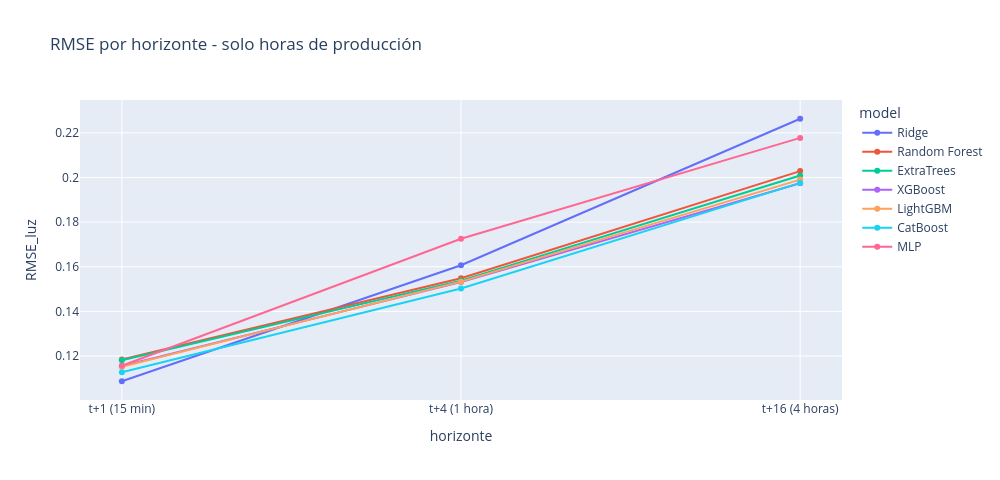
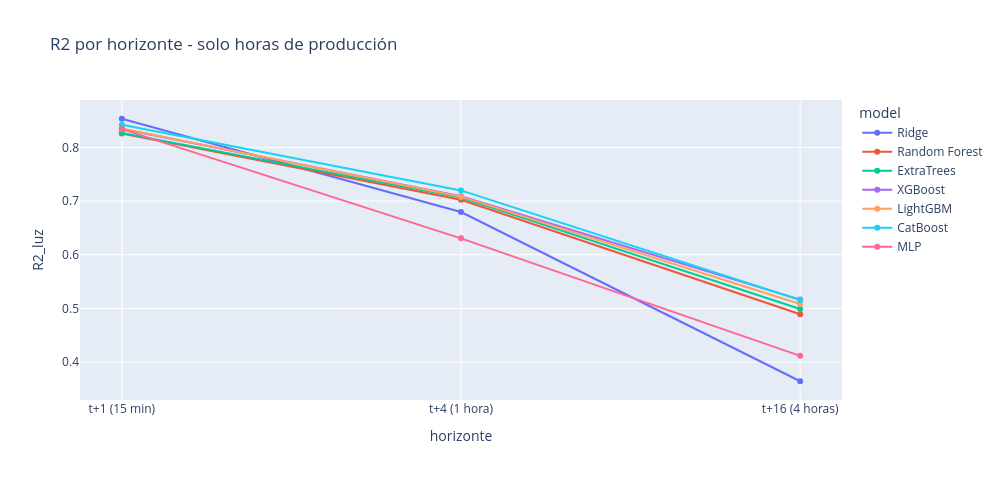
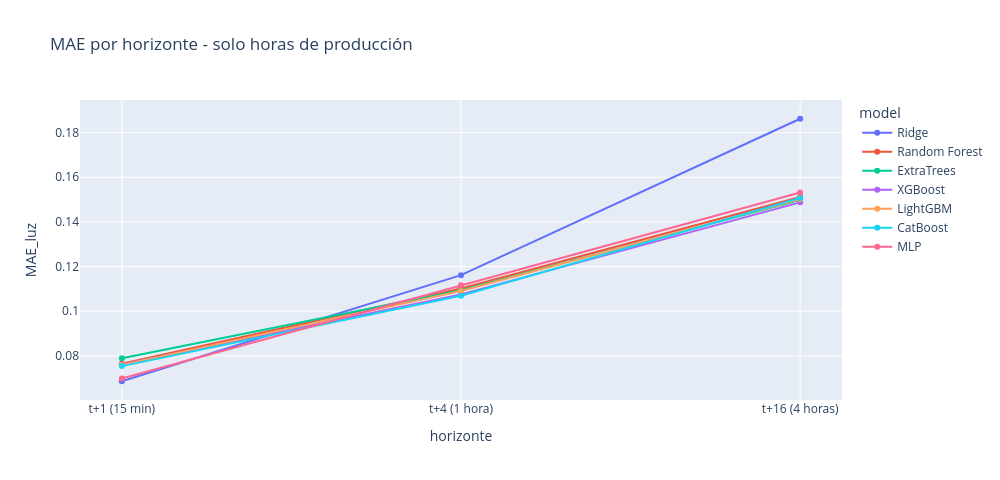
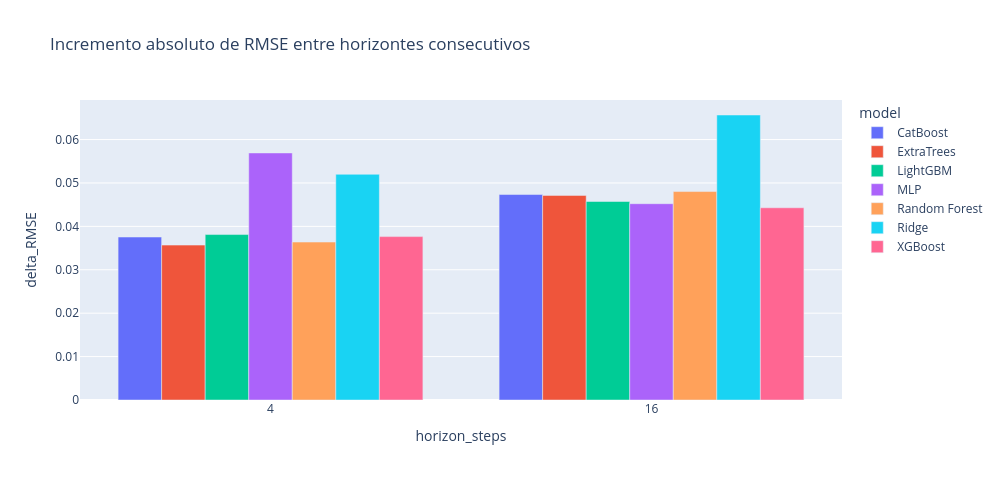

Notebook code cell kept with these figures, in order:
### Markdown cell above
### 6. Métricas por horizonte: RMSE, R2 y MAE

### Code cell
ORDER = ["t+1 (15 min)", "t+4 (1 hora)", "t+16 (4 horas)"]
df_plot = df_horizons.sort_values("horizon_steps")

for metric, title in [
    ("RMSE_luz", "RMSE por horizonte - solo horas de producción"),
    ("R2_luz",   "R2 por horizonte - solo horas de producción"),
    ("MAE_luz",  "MAE por horizonte - solo horas de producción"),
]:
    fig = px.line(
        df_plot, x="horizonte", y=metric, color="model",
        markers=True, title=title,
        category_orders={"horizonte": ORDER},
    )
    fig.update_layout(width=1000, height=480, yaxis_title=metric)
    fig.show()

# Incremento de RMSE entre horizontes consecutivos
df_delta = df_horizons.sort_values(["model", "horizon_steps"]).copy()
df_delta["delta_RMSE"] = df_delta.groupby("model")["RMSE_luz"].diff()
fig = px.bar(
    df_delta.dropna(),
    x="horizon_steps", y="delta_RMSE", color="model", barmode="group",
    title="Incremento absoluto de RMSE entre horizontes consecutivos",
)
fig.update_layout(width=1000, height=480)
fig.show()

### Figure 1 — Plotly figure (JSON) as saved in the notebook; plotly's stock layout.template omitted (floating-point values rounded to 4 significant figures)
{"data": [{"hovertemplate": "model=Ridge<br>horizonte=%{x}<br>RMSE_luz=%{y}<extra></extra>", "legendgroup": "Ridge", "line": {"color": "#636efa", "dash": "solid"}, "marker": {"symbol": "circle"}, "mode": "lines+markers", "name": "Ridge", "orientation": "v", "showlegend": true, "type": "scatter", "x": ["t+1 (15 min)", "t+4 (1 hora)", "t+16 (4 horas)"], "xaxis": "x", "y": [0.1087, 0.1607, 0.2263], "yaxis": "y"}, {"hovertemplate": "model=Random Forest<br>horizonte=%{x}<br>RMSE_luz=%{y}<extra></extra>", "legendgroup": "Random Forest", "line": {"color": "#EF553B", "dash": "solid"}, "marker": {"symbol": "circle"}, "mode": "lines+markers", "name": "Random Forest", "orientation": "v", "showlegend": true, "type": "scatter", "x": ["t+1 (15 min)", "t+4 (1 hora)", "t+16 (4 horas)"], "xaxis": "x", "y": [0.1185, 0.1549, 0.2029], "yaxis": "y"}, {"hovertemplate": "model=ExtraTrees<br>horizonte=%{x}<br>RMSE_luz=%{y}<extra></extra>", "legendgroup": "ExtraTrees", "line": {"color": "#00cc96", "dash": "solid"}, "marker": {"symbol": "circle"}, "mode": "lines+markers", "name": "ExtraTrees", "orientation": "v", "showlegend": true, "type": "scatter", "x": ["t+1 (15 min)", "t+4 (1 hora)", "t+16 (4 horas)"], "xaxis": "x", "y": [0.1181, 0.1538, 0.2009], "yaxis": "y"}, {"hovertemplate": "model=XGBoost<br>horizonte=%{x}<br>RMSE_luz=%{y}<extra></extra>", "legendgroup": "XGBoost", "line": {"color": "#ab63fa", "dash": "solid"}, "marker": {"symbol": "circle"}, "mode": "lines+markers", "name": "XGBoost", "orientation": "v", "showlegend": true, "type": "scatter", "x": ["t+1 (15 min)", "t+4 (1 hora)", "t+16 (4 horas)"], "xaxis": "x", "y": [0.1155, 0.1531, 0.1974], "yaxis": "y"}, {"hovertemplate": "model=LightGBM<br>horizonte=%{x}<br>RMSE_luz=%{y}<extra></extra>", "legendgroup": "LightGBM", "line": {"color": "#FFA15A", "dash": "solid"}, "marker": {"symbol": "circle"}, "mode": "lines+markers", "name": "LightGBM", "orientation": "v", "showlegend": true, "type": "scatter", "x": ["t+1 (15 min)", "t+4 (1 hora)", "t+16 (4 horas)"], "xaxis": "x", "y": [0.1152, 0.1533, 0.199], "yaxis": "y"}, {"hovertemplate": "model=CatBoost<br>horizonte=%{x}<br>RMSE_luz=%{y}<extra></extra>", "legendgroup": "CatBoost", "line": {"color": "#19d3f3", "dash": "solid"}, "marker": {"symbol": "circle"}, "mode": "lines+markers", "name": "CatBoost", "orientation": "v", "showlegend": true, "type": "scatter", "x": ["t+1 (15 min)", "t+4 (1 hora)", "t+16 (4 horas)"], "xaxis": "x", "y": [0.1127, 0.1502, 0.1976], "yaxis": "y"}, {"hovertemplate": "model=MLP<br>horizonte=%{x}<br>RMSE_luz=%{y}<extra></extra>", "legendgroup": "MLP", "line": {"color": "#FF6692", "dash": "solid"}, "marker": {"symbol": "circle"}, "mode": "lines+markers", "name": "MLP", "orientation": "v", "showlegend": true, "type": "scatter", "x": ["t+1 (15 min)", "t+4 (1 hora)", "t+16 (4 horas)"], "xaxis": "x", "y": [0.1156, 0.1725, 0.2177], "yaxis": "y"}], "layout": {"height": 480, "legend": {"title": {"text": "model"}, "tracegroupgap": 0}, "title": {"text": "RMSE por horizonte - solo horas de producción"}, "width": 1000, "xaxis": {"anchor": "y", "categoryarray": ["t+1 (15 min)", "t+4 (1 hora)", "t+16 (4 horas)"], "categoryorder": "array", "domain": [0, 1], "title": {"text": "horizonte"}}, "yaxis": {"anchor": "x", "domain": [0, 1], "title": {"text": "RMSE_luz"}}}}

### Figure 2 — Plotly figure (JSON) as saved in the notebook; plotly's stock layout.template omitted (floating-point values rounded to 4 significant figures)
{"data": [{"hovertemplate": "model=Ridge<br>horizonte=%{x}<br>R2_luz=%{y}<extra></extra>", "legendgroup": "Ridge", "line": {"color": "#636efa", "dash": "solid"}, "marker": {"symbol": "circle"}, "mode": "lines+markers", "name": "Ridge", "orientation": "v", "showlegend": true, "type": "scatter", "x": ["t+1 (15 min)", "t+4 (1 hora)", "t+16 (4 horas)"], "xaxis": "x", "y": [0.8534, 0.6797, 0.3644], "yaxis": "y"}, {"hovertemplate": "model=Random Forest<br>horizonte=%{x}<br>R2_luz=%{y}<extra></extra>", "legendgroup": "Random Forest", "line": {"color": "#EF553B", "dash": "solid"}, "marker": {"symbol": "circle"}, "mode": "lines+markers", "name": "Random Forest", "orientation": "v", "showlegend": true, "type": "scatter", "x": ["t+1 (15 min)", "t+4 (1 hora)", "t+16 (4 horas)"], "xaxis": "x", "y": [0.8258, 0.7025, 0.4893], "yaxis": "y"}, {"hovertemplate": "model=ExtraTrees<br>horizonte=%{x}<br>R2_luz=%{y}<extra></extra>", "legendgroup": "ExtraTrees", "line": {"color": "#00cc96", "dash": "solid"}, "marker": {"symbol": "circle"}, "mode": "lines+markers", "name": "ExtraTrees", "orientation": "v", "showlegend": true, "type": "scatter", "x": ["t+1 (15 min)", "t+4 (1 hora)", "t+16 (4 horas)"], "xaxis": "x", "y": [0.8269, 0.7065, 0.4991], "yaxis": "y"}, {"hovertemplate": "model=XGBoost<br>horizonte=%{x}<br>R2_luz=%{y}<extra></extra>", "legendgroup": "XGBoost", "line": {"color": "#ab63fa", "dash": "solid"}, "marker": {"symbol": "circle"}, "mode": "lines+markers", "name": "XGBoost", "orientation": "v", "showlegend": true, "type": "scatter", "x": ["t+1 (15 min)", "t+4 (1 hora)", "t+16 (4 horas)"], "xaxis": "x", "y": [0.8345, 0.7091, 0.5165], "yaxis": "y"}, {"hovertemplate": "model=LightGBM<br>horizonte=%{x}<br>R2_luz=%{y}<extra></extra>", "legendgroup": "LightGBM", "line": {"color": "#FFA15A", "dash": "solid"}, "marker": {"symbol": "circle"}, "mode": "lines+markers", "name": "LightGBM", "orientation": "v", "showlegend": true, "type": "scatter", "x": ["t+1 (15 min)", "t+4 (1 hora)", "t+16 (4 horas)"], "xaxis": "x", "y": [0.8353, 0.7083, 0.5084], "yaxis": "y"}, {"hovertemplate": "model=CatBoost<br>horizonte=%{x}<br>R2_luz=%{y}<extra></extra>", "legendgroup": "CatBoost", "line": {"color": "#19d3f3", "dash": "solid"}, "marker": {"symbol": "circle"}, "mode": "lines+markers", "name": "CatBoost", "orientation": "v", "showlegend": true, "type": "scatter", "x": ["t+1 (15 min)", "t+4 (1 hora)", "t+16 (4 horas)"], "xaxis": "x", "y": [0.8424, 0.7199, 0.5157], "yaxis": "y"}, {"hovertemplate": "model=MLP<br>horizonte=%{x}<br>R2_luz=%{y}<extra></extra>", "legendgroup": "MLP", "line": {"color": "#FF6692", "dash": "solid"}, "marker": {"symbol": "circle"}, "mode": "lines+markers", "name": "MLP", "orientation": "v", "showlegend": true, "type": "scatter", "x": ["t+1 (15 min)", "t+4 (1 hora)", "t+16 (4 horas)"], "xaxis": "x", "y": [0.8341, 0.6307, 0.4117], "yaxis": "y"}], "layout": {"height": 480, "legend": {"title": {"text": "model"}, "tracegroupgap": 0}, "title": {"text": "R2 por horizonte - solo horas de producción"}, "width": 1000, "xaxis": {"anchor": "y", "categoryarray": ["t+1 (15 min)", "t+4 (1 hora)", "t+16 (4 horas)"], "categoryorder": "array", "domain": [0, 1], "title": {"text": "horizonte"}}, "yaxis": {"anchor": "x", "domain": [0, 1], "title": {"text": "R2_luz"}}}}

### Figure 3 — Plotly figure (JSON) as saved in the notebook; plotly's stock layout.template omitted (floating-point values rounded to 4 significant figures)
{"data": [{"hovertemplate": "model=Ridge<br>horizonte=%{x}<br>MAE_luz=%{y}<extra></extra>", "legendgroup": "Ridge", "line": {"color": "#636efa", "dash": "solid"}, "marker": {"symbol": "circle"}, "mode": "lines+markers", "name": "Ridge", "orientation": "v", "showlegend": true, "type": "scatter", "x": ["t+1 (15 min)", "t+4 (1 hora)", "t+16 (4 horas)"], "xaxis": "x", "y": [0.0686, 0.1161, 0.1862], "yaxis": "y"}, {"hovertemplate": "model=Random Forest<br>horizonte=%{x}<br>MAE_luz=%{y}<extra></extra>", "legendgroup": "Random Forest", "line": {"color": "#EF553B", "dash": "solid"}, "marker": {"symbol": "circle"}, "mode": "lines+markers", "name": "Random Forest", "orientation": "v", "showlegend": true, "type": "scatter", "x": ["t+1 (15 min)", "t+4 (1 hora)", "t+16 (4 horas)"], "xaxis": "x", "y": [0.07645, 0.1101, 0.1512], "yaxis": "y"}, {"hovertemplate": "model=ExtraTrees<br>horizonte=%{x}<br>MAE_luz=%{y}<extra></extra>", "legendgroup": "ExtraTrees", "line": {"color": "#00cc96", "dash": "solid"}, "marker": {"symbol": "circle"}, "mode": "lines+markers", "name": "ExtraTrees", "orientation": "v", "showlegend": true, "type": "scatter", "x": ["t+1 (15 min)", "t+4 (1 hora)", "t+16 (4 horas)"], "xaxis": "x", "y": [0.07892, 0.1094, 0.1498], "yaxis": "y"}, {"hovertemplate": "model=XGBoost<br>horizonte=%{x}<br>MAE_luz=%{y}<extra></extra>", "legendgroup": "XGBoost", "line": {"color": "#ab63fa", "dash": "solid"}, "marker": {"symbol": "circle"}, "mode": "lines+markers", "name": "XGBoost", "orientation": "v", "showlegend": true, "type": "scatter", "x": ["t+1 (15 min)", "t+4 (1 hora)", "t+16 (4 horas)"], "xaxis": "x", "y": [0.0761, 0.1075, 0.1488], "yaxis": "y"}, {"hovertemplate": "model=LightGBM<br>horizonte=%{x}<br>MAE_luz=%{y}<extra></extra>", "legendgroup": "LightGBM", "line": {"color": "#FFA15A", "dash": "solid"}, "marker": {"symbol": "circle"}, "mode": "lines+markers", "name": "LightGBM", "orientation": "v", "showlegend": true, "type": "scatter", "x": ["t+1 (15 min)", "t+4 (1 hora)", "t+16 (4 horas)"], "xaxis": "x", "y": [0.07594, 0.1091, 0.1502], "yaxis": "y"}, {"hovertemplate": "model=CatBoost<br>horizonte=%{x}<br>MAE_luz=%{y}<extra></extra>", "legendgroup": "CatBoost", "line": {"color": "#19d3f3", "dash": "solid"}, "marker": {"symbol": "circle"}, "mode": "lines+markers", "name": "CatBoost", "orientation": "v", "showlegend": true, "type": "scatter", "x": ["t+1 (15 min)", "t+4 (1 hora)", "t+16 (4 horas)"], "xaxis": "x", "y": [0.07538, 0.1069, 0.1507], "yaxis": "y"}, {"hovertemplate": "model=MLP<br>horizonte=%{x}<br>MAE_luz=%{y}<extra></extra>", "legendgroup": "MLP", "line": {"color": "#FF6692", "dash": "solid"}, "marker": {"symbol": "circle"}, "mode": "lines+markers", "name": "MLP", "orientation": "v", "showlegend": true, "type": "scatter", "x": ["t+1 (15 min)", "t+4 (1 hora)", "t+16 (4 horas)"], "xaxis": "x", "y": [0.06982, 0.1116, 0.1532], "yaxis": "y"}], "layout": {"height": 480, "legend": {"title": {"text": "model"}, "tracegroupgap": 0}, "title": {"text": "MAE por horizonte - solo horas de producción"}, "width": 1000, "xaxis": {"anchor": "y", "categoryarray": ["t+1 (15 min)", "t+4 (1 hora)", "t+16 (4 horas)"], "categoryorder": "array", "domain": [0, 1], "title": {"text": "horizonte"}}, "yaxis": {"anchor": "x", "domain": [0, 1], "title": {"text": "MAE_luz"}}}}

### Figure 4 — Plotly figure (JSON) as saved in the notebook; plotly's stock layout.template omitted (floating-point values rounded to 4 significant figures)
{"data": [{"alignmentgroup": "True", "hovertemplate": "model=CatBoost<br>horizon_steps=%{x}<br>delta_RMSE=%{y}<extra></extra>", "legendgroup": "CatBoost", "marker": {"color": "#636efa", "pattern": {"shape": ""}}, "name": "CatBoost", "offsetgroup": "CatBoost", "orientation": "v", "showlegend": true, "textposition": "auto", "type": "bar", "x": [4, 16], "xaxis": "x", "y": [0.03754, 0.04733], "yaxis": "y"}, {"alignmentgroup": "True", "hovertemplate": "model=ExtraTrees<br>horizon_steps=%{x}<br>delta_RMSE=%{y}<extra></extra>", "legendgroup": "ExtraTrees", "marker": {"color": "#EF553B", "pattern": {"shape": ""}}, "name": "ExtraTrees", "offsetgroup": "ExtraTrees", "orientation": "v", "showlegend": true, "textposition": "auto", "type": "bar", "x": [4, 16], "xaxis": "x", "y": [0.03568, 0.04713], "yaxis": "y"}, {"alignmentgroup": "True", "hovertemplate": "model=LightGBM<br>horizon_steps=%{x}<br>delta_RMSE=%{y}<extra></extra>", "legendgroup": "LightGBM", "marker": {"color": "#00cc96", "pattern": {"shape": ""}}, "name": "LightGBM", "offsetgroup": "LightGBM", "orientation": "v", "showlegend": true, "textposition": "auto", "type": "bar", "x": [4, 16], "xaxis": "x", "y": [0.03811, 0.04572], "yaxis": "y"}, {"alignmentgroup": "True", "hovertemplate": "model=MLP<br>horizon_steps=%{x}<br>delta_RMSE=%{y}<extra></extra>", "legendgroup": "MLP", "marker": {"color": "#ab63fa", "pattern": {"shape": ""}}, "name": "MLP", "offsetgroup": "MLP", "orientation": "v", "showlegend": true, "textposition": "auto", "type": "bar", "x": [4, 16], "xaxis": "x", "y": [0.05691, 0.04522], "yaxis": "y"}, {"alignmentgroup": "True", "hovertemplate": "model=Random Forest<br>horizon_steps=%{x}<br>delta_RMSE=%{y}<extra></extra>", "legendgroup": "Random Forest", "marker": {"color": "#FFA15A", "pattern": {"shape": ""}}, "name": "Random Forest", "offsetgroup": "Random Forest", "orientation": "v", "showlegend": true, "textposition": "auto", "type": "bar", "x": [4, 16], "xaxis": "x", "y": [0.03638, 0.04802], "yaxis": "y"}, {"alignmentgroup": "True", "hovertemplate": "model=Ridge<br>horizon_steps=%{x}<br>delta_RMSE=%{y}<extra></extra>", "legendgroup": "Ridge", "marker": {"color": "#19d3f3", "pattern": {"shape": ""}}, "name": "Ridge", "offsetgroup": "Ridge", "orientation": "v", "showlegend": true, "textposition": "auto", "type": "bar", "x": [4, 16], "xaxis": "x", "y": [0.05199, 0.06565], "yaxis": "y"}, {"alignmentgroup": "True", "hovertemplate": "model=XGBoost<br>horizon_steps=%{x}<br>delta_RMSE=%{y}<extra></extra>", "legendgroup": "XGBoost", "marker": {"color": "#FF6692", "pattern": {"shape": ""}}, "name": "XGBoost", "offsetgroup": "XGBoost", "orientation": "v", "showlegend": true, "textposition": "auto", "type": "bar", "x": [4, 16], "xaxis": "x", "y": [0.03764, 0.04428], "yaxis": "y"}], "layout": {"barmode": "group", "height": 480, "legend": {"title": {"text": "model"}, "tracegroupgap": 0}, "title": {"text": "Incremento absoluto de RMSE entre horizontes consecutivos"}, "width": 1000, "xaxis": {"anchor": "y", "domain": [0, 1], "title": {"text": "horizon_steps"}}, "yaxis": {"anchor": "x", "domain": [0, 1], "title": {"text": "delta_RMSE"}}}}
